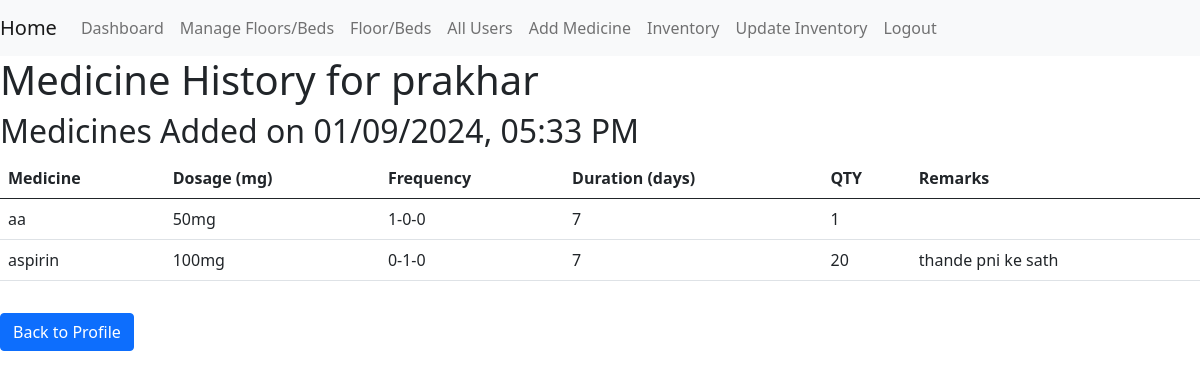
The page /medicine_history/5 (signed in) on the database its author committed.
### app.py (models this page shows, shortened)
class Patient_profile(db.Model):
    id = db.Column(db.Integer, primary_key=True)
    name = db.Column(db.Text)
    gender = db.Column(db.Text)
    state = db.Column(db.Text)
    phn_no = db.Column(db.Integer)
    weight = db.Column(db.Integer)
    age = db.Column(db.Integer)
    blood_group = db.Column(db.Text)
    fathers_name = db.Column(db.Text)
    section = db.Column(db.Text)
    can_view_records = db.Column(db.Boolean, default=True, nullable=False, server_default='1')  # Add this column
    patient = db.relationship('Beddb', backref='patient_profile', lazy=True)
    medicines = db.relationship('Medicine', backref='patient_profile', lazy=True)

class Medicine(db.Model):
    id = db.Column(db.Integer, primary_key=True)
    name = db.Column(db.String(100), nullable=False)
    dosage = db.Column(db.String(50), nullable=False)
    frequency = db.Column(db.String(50), nullable=False)
    duration = db.Column(db.String(50), nullable=False)
    remarks = db.Column(db.String(200))
    qty = db.Column(db.Integer)
    patient_id = db.Column(db.Integer, db.ForeignKey('patient_profile.id'), nullable=False)
    added_on = db.Column(db.DateTime, default=datetime.utcnow)

### app.py (the view)
@app.route('/medicine_history/<int:id>', methods=['GET', 'POST'])
@login_required
def medicine_history(id):
    patient = Patient_profile.query.get_or_404(id)
    medicines = Medicine.query.filter_by(patient_id=id).order_by(Medicine.added_on.desc()).all()
    local_tz = pytz.timezone('Asia/Kolkata')
    medicine_by_date = {}
    for med in medicines:
        if med.added_on:
            if med.added_on.tzinfo is None:
                med.added_on = pytz.utc.localize(med.added_on)  # Convert naive datetime to UTC-aware datetime
            added_on_local = med.added_on.astimezone(local_tz)
            date_str = added_on_local.strftime('%d/%m/%Y, %I:%M %p')
        else:
            date_str = 'Unknown Date'
        if date_str not in medicine_by_date:
            medicine_by_date[date_str] = []
        medicine_by_date[date_str].append(med)
    return render_template('medicine_history.html', patient_id=id, medicine_by_date=medicine_by_date, patient=patient)

### app.py (called while the page is built)
@login_manager.user_loader
def load_user(user_id):
    return User.query.get(int(user_id))

### templates/medicine_history.html
{% extends "base.html" %}
{% block content %}
<h1>Medicine History for {{ patient.name }}</h1>
{% if medicine_by_date %}
    {% for date_str, medicines in medicine_by_date.items() %}
        <h2>Medicines Added on {{ date_str }}</h2>
        <table class="table">
            <thead>
                <tr>
                    <th>Medicine</th>
                    <th>Dosage (mg)</th>
                    <th>Frequency</th>
                    <th>Duration (days)</th>
                    <th>QTY</th>
                    <th>Remarks</th>
                </tr>
            </thead>
            <tbody>
                {% for med in medicines %}
                    <tr>
                        <td>{{ med.name }}</td>
                        <td>{{ med.dosage }}mg</td>
                        <td>{{ med.frequency }}</td>
                        <td>{{ med.duration }}</td>
                        <td>{{ med.qty }}</td>
                        <td>{{ med.remarks }}</td>
                    </tr>
                {% endfor %}
            </tbody>
        </table>
    {% endfor %}
{% else %}
    <p>No medicines found for this patient.</p>
{% endif %}
<a href="{{ url_for('profilepage', id=patient.id) }}" class="btn btn-primary mt-3">Back to Profile</a>
{% endblock %}

### rows shown on the page
Patient_profile: name "prakhar"
Medicine: name "aa", dosage "50", frequency "1-0-0", duration "7", qty "1"
Medicine: name "aspirin", dosage "100", frequency "0-1-0", duration "7", qty "20", remarks "thande pni ke sath"

### other values the page prints
{{ date_str }} "01/09/2024, 05:33 PM"
